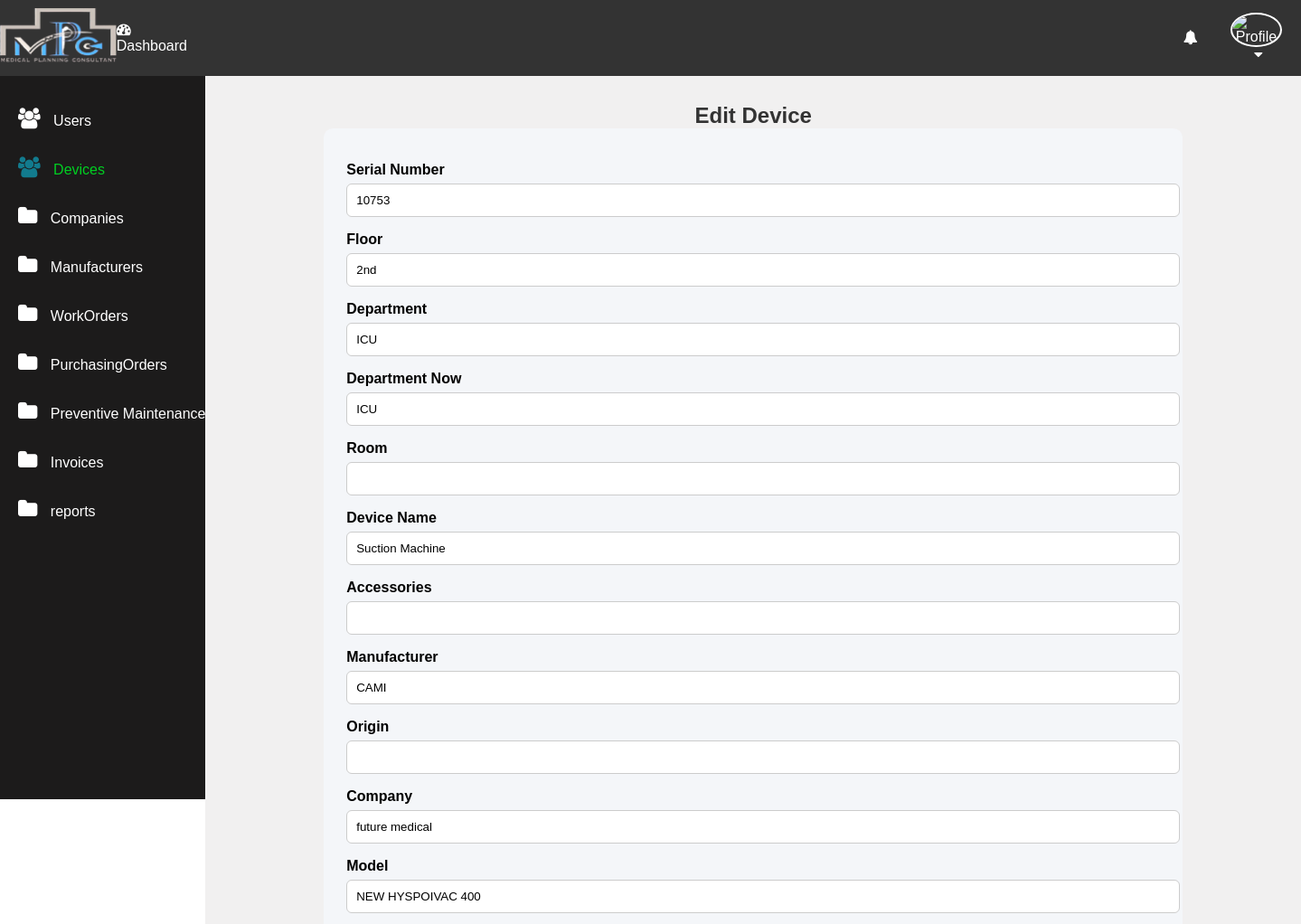
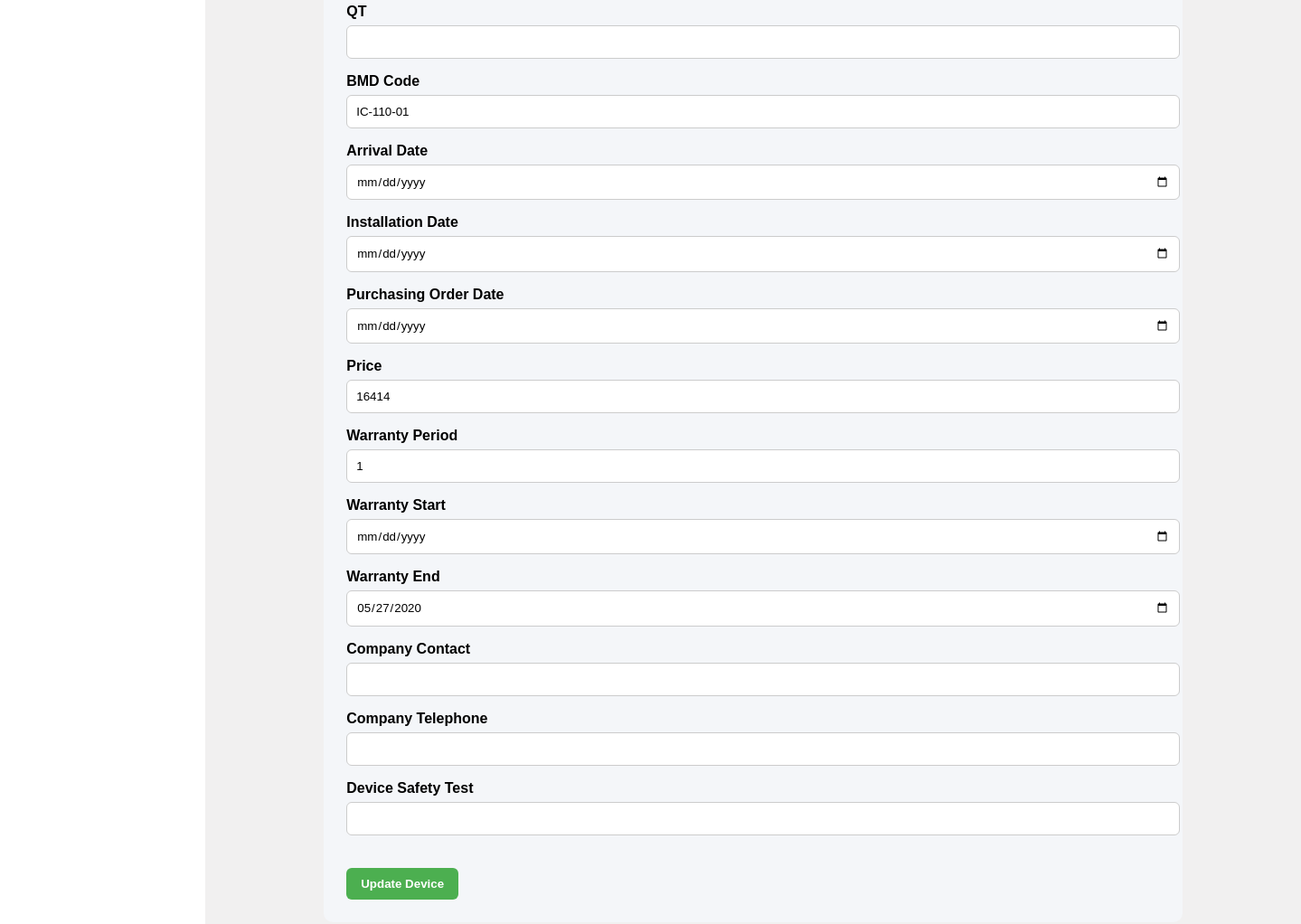
Screenshot of /edit-device.php?serial_number=10753 (signed in) with the database file from the repository (2 pictures, top to bottom).
### tables this page shows
CREATE TABLE Devices(
	Floor VARCHAR(50) NULL,
	Department VARCHAR(50) NULL,
  Department_now VARCHAR(50) NULL,
	Room VARCHAR(50) NULL,
  device_name VARCHAR(150) NULL,
  Accessories VARCHAR(50) NULL,
  Manufacturer VARCHAR(50) NULL,
  Origin VARCHAR(50) NULL,
  Company VARCHAR(50) NULL,
  Model VARCHAR(50) NULL,
  Serial_number VARCHAR(50) NOT NULL,
  QT INT NULL,
  BMD_Code VARCHAR(50) NULL,
  Arrival_Date DATE NULL,
  Installation_Date DATE NULL,
  purchaseorder_date DATE NULL,
  Price VARCHAR(50) NULL,
  Warranty_Period INT NULL,
  warranty_start DATE NULL,
  warranty_end DATE NULL,
  company_contact VARCHAR(50) NULL,
  company_Tel VARCHAR(50) NULL,
  hospital_code INT ,
  assigned_user VARCHAR(50) NOT NULL,
  device_safety_test VARCHAR(50),
  device_user_tranning VARCHAR(50),
  device_BME_tranning VARCHAR(50),
	CONSTRAINT PK_Devices PRIMARY KEY CLUSTERED (serial_number ASC),
	CONSTRAINT FK_Devices_Hospitals FOREIGN KEY (hospital_code) REFERENCES hospitals(hospital_code),
	CONSTRAINT FK_Devices_Users FOREIGN KEY (assigned_user) REFERENCES users(username) 
);

### app/Model/Devices.php (called while the page is built, shortened)
<?php
function get_device_by_serial($conn, $serial_number) {
    $sql = "SELECT * FROM devices WHERE serial_number = ?";
    $stmt = $conn->prepare($sql);
    $stmt->execute([$serial_number]);
    return $stmt->fetch(PDO::FETCH_ASSOC);
}

### edit-device.php (the view, shortened to what this page needs)
<?php
if (isset($_SESSION['role']) && $_SESSION['role'] == 'admin') {
    include "DB_connection.php";
    include "app/Model/Devices.php";
    $serial = $_GET['serial_number'];
    $device = get_device_by_serial($conn, $serial);
?>
<!DOCTYPE html>
<html>
<head>
    <link rel="stylesheet" href="css/style.css">
</head>
<body>
<?php include "inc/header.php"; ?>
<div class="body">
<?php include "inc/nav.php"; ?>
<section class="section-1">
    <h2>Edit Device</h2>
    <form action="app/update_device.php" method="post">
        <div class="form-group">
            <label>Serial Number</label>
            <input type="text" name="serial_number" value="<?= htmlspecialchars($device['Serial_number']) ?>" required>
        </div>
        <div class="form-group">
            <label>Floor</label>
            <input type="text" name="floor" value="<?= htmlspecialchars($device['Floor']) ?>">
        </div>
        <div class="form-group">
            <label>Department</label>
            <input type="text" name="department" value="<?= htmlspecialchars($device['Department']) ?>">
        </div>
        <div class="form-group">
            <label>Department Now</label>
            <input type="text" name="department_now" value="<?= htmlspecialchars($device['Department_now']) ?>">
        </div>
        <div class="form-group">
            <label>Room</label>
            <input type="text" name="room" value="<?= htmlspecialchars($device['Room']) ?>">
        </div>
        <div class="form-group">
            <label>Device Name</label>
            <input type="text" name="device_name" value="<?= htmlspecialchars($device['device_name']) ?>">
        </div>
        <div class="form-group">
            <label>Accessories</label>
            <input type="text" name="accessories" value="<?= htmlspecialchars($device['Accessories']) ?>">
        </div>
        <div class="form-group">
            <label>Manufacturer</label>
            <input type="text" name="manufacturer" value="<?= htmlspecialchars($device['Manufacturer']) ?>">
        </div>
        <div class="form-group">
            <label>Origin</label>
            <input type="text" name="origin" value="<?= htmlspecialchars($device['Origin']) ?>">
        </div>
        <div class="form-group">
            <label>Company</label>
            <input type="text" name="company" value="<?= htmlspecialchars($device['Company']) ?>">
        </div>
        <div class="form-group">
            <label>Model</label>
            <input type="text" name="model" value="<?= htmlspecialchars($device['Model']) ?>">
        </div>
        <div class="form-group">
            <label>QT</label>
            <input type="text" name="qt" value="<?= htmlspecialchars($device['QT']) ?>">
        </div>
        <div class="form-group">
            <label>BMD Code</label>
            <input type="text" name="bmd_code" value="<?= htmlspecialchars($device['BMD_Code']) ?>">
        </div>
        <div class="form-group">
            <label>Arrival Date</label>
            <input type="date" name="arrival_date" value="<?= htmlspecialchars($device['Arrival_Date']) ?>">
        </div>
        <div class="form-group">
            <label>Installation Date</label>
            <input type="date" name="installation_date" value="<?= htmlspecialchars($device['Installation_Date']) ?>">
        </div>
        <div class="form-group">
            <label>Purchasing Order Date</label>
            <input type="date" name="purchaseorder_date" value="<?= htmlspecialchars($device['purchaseorder_date']) ?>">
        </div>
        <div class="form-group">
            <label>Price</label>
            <input type="number" name="price" value="<?= htmlspecialchars($device['Price']) ?>">
        </div>
        <div class="form-group">
            <label>Warranty Period</label>
            <input type="text" name="warranty_period" value="<?= htmlspecialchars($device['Warranty_Period']) ?>">
        </div>
        <div class="form-group">
            <label>Warranty Start</label>
            <input type="date" name="warranty_start" value="<?= htmlspecialchars($device['warranty_start']) ?>">
        </div>
        <div class="form-group">
            <label>Warranty End</label>
            <input type="date" name="warranty_end" value="<?= htmlspecialchars($device['warranty_end']) ?>">
        </div>
        <div class="form-group">
            <label>Company Contact</label>
            <input type="text" name="company_contact" value="<?= htmlspecialchars($device['company_contact']) ?>">
        </div>
        <div class="form-group">
            <label>Company Telephone</label>
            <input type="text" name="company_telephone" value="<?= htmlspecialchars($device['company_Tel']) ?>">
        </div>
        <div class="form-group">
            <label>Device Safety Test</label>
            <input type="text" name="device_safety_test" value="<?= htmlspecialchars($device['device_safety_test']) ?>">
        </div>
        <button type="submit" class="btn">Update Device</button>
    </form>
</section>
</div>
</body>
</html>
<?php
} else {
    header("Location: login.php");
    exit;
}
?>

### css/style.css (style rules this page uses)
* { padding: 0; margin: 0; box-sizing: calc(border-box); font-family: arial, sans-serif; }
.body { display: flex; }
.section-1 { padding: 30px; }
.section-1 { width: 100%; background: rgb(241, 240, 240); }

### edit-device.php (style rules this page uses)
form { max-width: 900px; margin: auto; background: #f4f6f9; padding: 25px; border-radius: 10px; }
label { display: block; margin-top: 12px; font-weight: bold; }
input, select, textarea { width: 100%; padding: 10px; margin-top: 6px; border-radius: 6px; border: 1px solid #ccc; }
.form-group { margin-bottom: 16px; }
.btn { margin-top: 20px; padding: 10px 16px; background-color: #4CAF50; color: white; font-weight: bold; border: none; border-radius: 6px; cursor: pointer; }
h2 { text-align: center; color: #333; }

### inc/header.php (style rules this page uses)
body { margin: 0; font-family: Arial, Helvetica, sans-serif; }

### rows the page displays
devices: serial_number "10753", floor "2nd", department "ICU", department_now "ICU", device_name "Suction Machine", manufacturer "CAMI", company "future medical", model "NEW HYSPOIVAC 400", bmd_code "IC-110-01", price "16414", warranty_period "1", warranty_end "05/27/2020"
